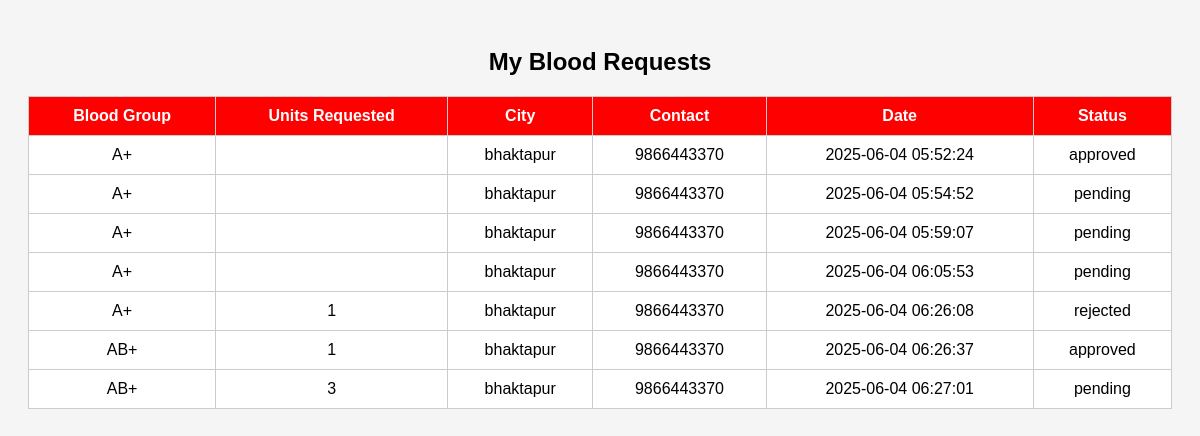
The app's page /my_requests.php (signed in), older data.
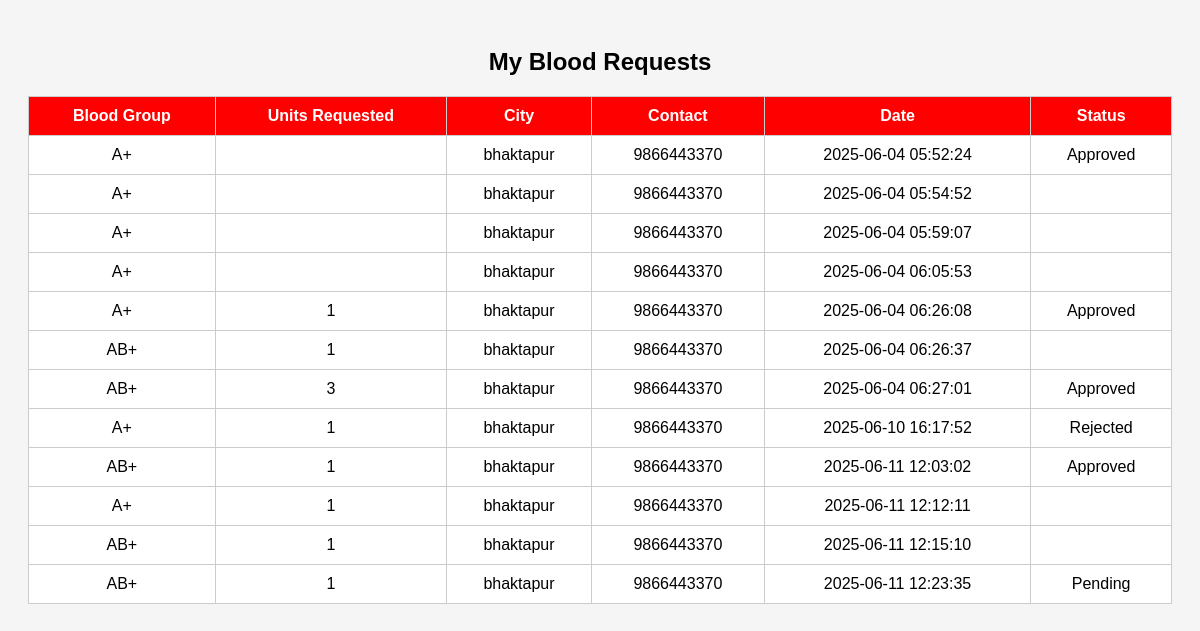
The same page, newer data.
### tables this page shows
CREATE TABLE `blood_requests` (
  `id` int(11) NOT NULL,
  `blood_group` varchar(5) DEFAULT NULL,
  `units_requested` int(11) DEFAULT NULL,
  `user_id` int(11) DEFAULT NULL,
  `name` varchar(100) DEFAULT NULL,
  `city` varchar(100) DEFAULT NULL,
  `contact` varchar(20) DEFAULT NULL,
  `request_time` timestamp NOT NULL DEFAULT current_timestamp(),
  `status` varchar(20) DEFAULT 'Pending',
  `user_email` varchar(255) DEFAULT NULL
);

### my_requests.php (the view, shortened to what this page needs)
<?php
include 'connection.php';
$user_id = $_SESSION['user_id'];
$stmt = $con->prepare("SELECT * FROM blood_requests WHERE user_id = ?");
$stmt->bind_param("i", $user_id);
$stmt->execute();
$result = $stmt->get_result();
?>
<!DOCTYPE html>
<html>
<head>
</head>
<body>
<h2>My Blood Requests</h2>
<table>
    <tr>
        <th>Blood Group</th>
        <th>Units Requested</th>
        <th>City</th>
        <th>Contact</th>
        <th>Date</th>
        <th>Status</th>
    </tr>
    <?php while ($row = $result->fetch_assoc()): ?>
        <tr>
            <td><?= htmlspecialchars($row['blood_group']) ?></td>
            <td><?= htmlspecialchars($row['units_requested']) ?></td>
            <td><?= htmlspecialchars($row['city']) ?></td>
            <td><?= htmlspecialchars($row['contact']) ?></td>
            <td><?= htmlspecialchars($row['request_time']) ?></td>
            <td><?= htmlspecialchars($row['status']) ?></td>
        </tr>
    <?php endwhile; ?>
</table>
</body>
</html>

Row changes from the older to the newer data that the page shows:
changed blood_requests (number 1 of 12 on the later page): status "approved" → "Approved"
changed blood_requests (number 2 of 12 on the later page): status "pending" → (not shown)
changed blood_requests (number 3 of 12 on the later page): status "pending" → (not shown)
changed blood_requests (number 4 of 12 on the later page): status "pending" → (not shown)
changed blood_requests (number 5 of 12 on the later page): status "rejected" → "Approved"
changed blood_requests (number 6 of 12 on the later page): status "approved" → (not shown)
changed blood_requests (number 7 of 12 on the later page): status "pending" → "Approved"
added blood_requests: blood_group "A+", units_requested "1", city "bhaktapur", contact "9866443370", request_time "2025-06-10 16:17:52", status "Rejected"
added blood_requests: blood_group "AB+", units_requested "1", city "bhaktapur", contact "9866443370", request_time "2025-06-11 12:03:02", status "Approved"
added blood_requests: blood_group "A+", units_requested "1", city "bhaktapur", contact "9866443370", request_time "2025-06-11 12:12:11"
added blood_requests: blood_group "AB+", units_requested "1", city "bhaktapur", contact "9866443370", request_time "2025-06-11 12:15:10"
added blood_requests: blood_group "AB+", units_requested "1", city "bhaktapur", contact "9866443370", request_time "2025-06-11 12:23:35", status "Pending"
